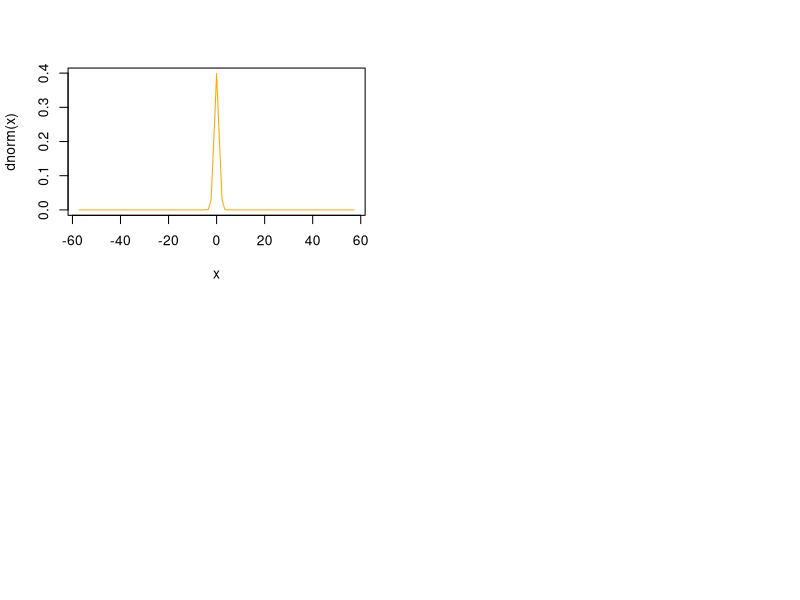

Reproduce this figure in R.
#Bruna Oliveira - Priscilla Overbeck de Oliveira - Suzane Job Menon

# QUESTÃO 1

install.packages("tidyverse")
library(tidyverse)

nomero <- function(name) {
  name = tolower(name)
  name = gsub(' ', '', name)
  total = 0
  name = match(unlist(strsplit(name, split="")), letters)
  
  for (i in name) {
    total = total + i 
  }
  return(total)
}

name = 'filipe zabala'
nomero(name)

###############################################

# QUESTÃO 2
# AINDA NÃO FOI REVISADA

#Utilize set.seed(m) e gere 10*m observações de uma normal de média m e desvio padrão s. 
#Faça o histograma e obtenha as principais medidas de posição dos valores simulados

name = 'bruna priscila suzane'
m = nomero(name)
s<-m/4
set.seed(m)

for (i in 1:10) {
  print(rnorm(m))
}
m
pnorm(m+s, mean = m, sd = s)
n=10*m
# Distribuição Normal ou gaussiana
par(mfrow=c(2,2))
curve(dnorm(x),-s,s,add = F, col = 'orange')

###############################################

# QUESTÃO 3

# Legenda: b - balanceado | nb - nao balanceado

# Pr(B) = 3/4
# Pr(B') = 1/4
b = 3/4
nb = 1/4

# Pr({6}|B)  = 1/6
# Pr({6}|B') = 1/4
face_6_b = 1/6
face_6_nb = 1/4

# B
# 1 | 3/18 = 1/6
# 2 | 3/18 = 1/6
# 3 | 3/18 = 1/6
# 4 | 3/18 = 1/6
# 5 | 3/18 = 1/6
# 6 | 3/18 = 1/6

# B'
# 1 | 1/12
# 2 | 1/6
# 3 | 1/6
# 4 | 1/6
# 5 | 1/6
# 6 | 3 * 1/12 = 1/4

# Pr({1}|B') + 1/6 + 1/6 + 1/6 + 1/6 + (3 * Pr({1}|B')) = 1
# 4 * Pr({1}|B') + 4/6 = 1
# 4 * Pr({1}|B') = 1/3
# Pr({1}|B') = 1/3 * 1/4
# Pr({1}|B') = 1/12
temp = 4 * 1/6
prob_face_1_nb = (1 - temp)/4
prob_face_1_nb

# Pr(B|{6}) = (Pr(B) * Pr({6}|B)) / (Pr(B) * Pr({6}|B)) + (Pr(B') * Pr({6}|B'))
#             (3/4 * 1/6) / ((3/4 * 1/6) + (1/4 * 1/4))
prob_b_face_6 = (3/4 * 1/6) / ((3/4 * 1/6) + (1/4 * 1/4))
prob_b_face_6

###############################################

# QUESTÃO 4
#1 - flamengo 17,2%
# 2 - corinthians 13,4%
# ...
# 6 - grêmio 4%
# ...
# 10 - inter 2,5%
# 2500 pessoas, a partir dos 10 anos,
# no primeiro trimestre de 2010 em 141 cidades
# 
# Construa um intervalo com 95% de confiança assintótico para a
# proporção universal de brasileiros que torcem pelo Flamengo.


n <- 2500
pf <- 430/n
z <- abs(qnorm(0.025))
(me <- z*sqrt(pf*(1-pf)/n))   #margem de erro
(LIp <- pf - me)               #limite inferior
(LSp <- pf + me) #limite superior

###############################################

# QUESTÃO 5
# Seja a matriz de transição P a seguir, de três estados (classificação de clientes)
# A, B, C, considerados semestralmente.

# (a) (1.0) Obtenha P2. Interprete o valor da primeira linha, segunda coluna.
P <- matrix(c(.4,.3,.3, .3,.5,.2, .1,.2,.7), nrow = 3, byrow = TRUE)
rownames(P) <- colnames(P) <- LETTERS[1:nrow(P)]
P
(P2 <- P%*%P)
(P3 <- P2%*%P)

# No semestre seguinte P2 a probabilidade de clientes transicionarem de classificação
# A para B aumenta em 0.03% em relação ao semestre corrente P.
# No entanto, essa probabilidade diminui 0.003% em P3.

# P   A   B   C
# A 0.4 0.3 0.3
# B 0.3 0.5 0.2
# C 0.1 0.2 0.7

# P2   A    B    C
# A 0.28 0.33 0.39
# B 0.29 0.38 0.33
# C 0.17 0.27 0.56

# P3    A     B     C
# A 0.250 0.327 0.423
# B 0.263 0.343 0.394
# C 0.205 0.298 0.497

# (b) (1.0) Se há respectivamente 200, 300 e 500 em cada classe no instante zero,
# quantos clientes espera-se em cada classe após 3 passos? Considere o vetor v abaixo.
v <- c(200,300,500)
(v1 <- v%*%P)    
(v2 <- v1%*%P)  #ou (v1 <- v%*%P2)
(v3 <- v2%*%P)  #ou (v2 <- v%*%P3)

#       A     B     C
# [v0] 200   300   500
# [v1] 220   310   470
# [v2] 228   315   457
# [v3] 231.4 317.3 451.3

